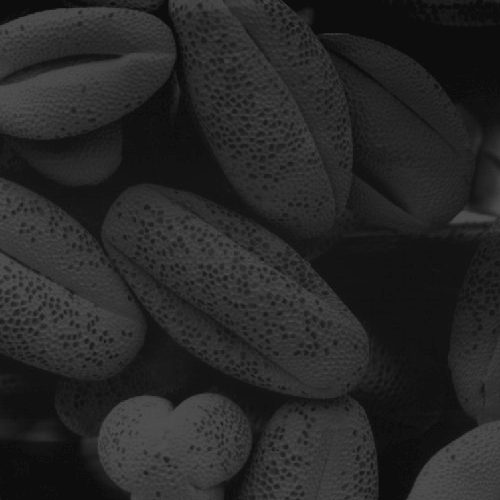
#> input picture a1images/shells.jpg, 500 x 500 px
$ jupyter execute Q05.ipynb
#> lines starting #> are read from the running program, lines starting #| are printed output that depends on the picture
[cell 1]
import cv2 as cv
import numpy as np
import matplotlib.pyplot as plt

img = cv.imread('../a1images/shells.jpg', cv.IMREAD_GRAYSCALE)
#> img is the input picture: shape (500, 500); min 13, max 83, mean 38.7
fig, axes = plt.subplots(1, 3, figsize=(15, 5))

hist, bins = np.histogram(img.ravel(), 256, [0, 256])
#> hist = 256 values, max 17718 at index 13, min 0 at index 0, mean 976.6; bins = 257 values from 0 to 256
cdf = hist.cumsum()
#> cdf = 256 values from 0 to 250000
cdf_normalized = cdf * hist.max() / cdf.max()
#> cdf_normalized = 256 values from 0 to 17718
axes[0].hist(img.flatten(), 256, [0, 256], color='r')
axes[0].set_xlim([0, 256])
axes[0].set_title('Histogram of the Original Image')

equ = cv.equalizeHist(img)
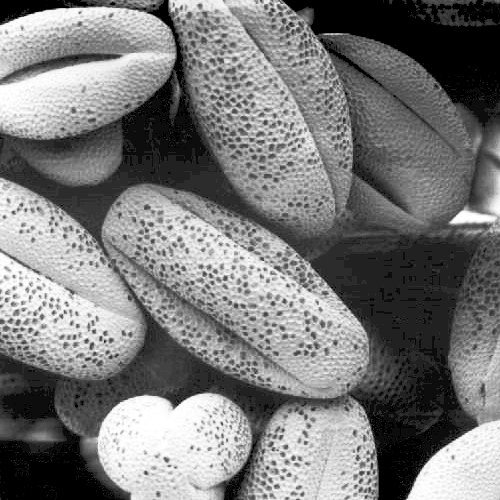
#> equ: shape (500, 500); min 0, max 255, mean 121.5
hist, bins = np.histogram(equ.ravel(), 256, [0, 256])
#> hist = 256 values, max 17814 at index 0, min 0 at index 2, mean 976.6
cdf = hist.cumsum()
#> cdf = 256 values from 17814 to 250000
cdf_normalized = cdf * hist.max() / cdf.max()
#> cdf_normalized = 256 values from 1269.4 to 17814
axes[1].hist(equ.flatten(), 256, [0, 256], color='b')
axes[1].set_xlim([0, 256])
axes[1].set_title('Histogram of the Equalized Image')

res = np.hstack((img, equ))
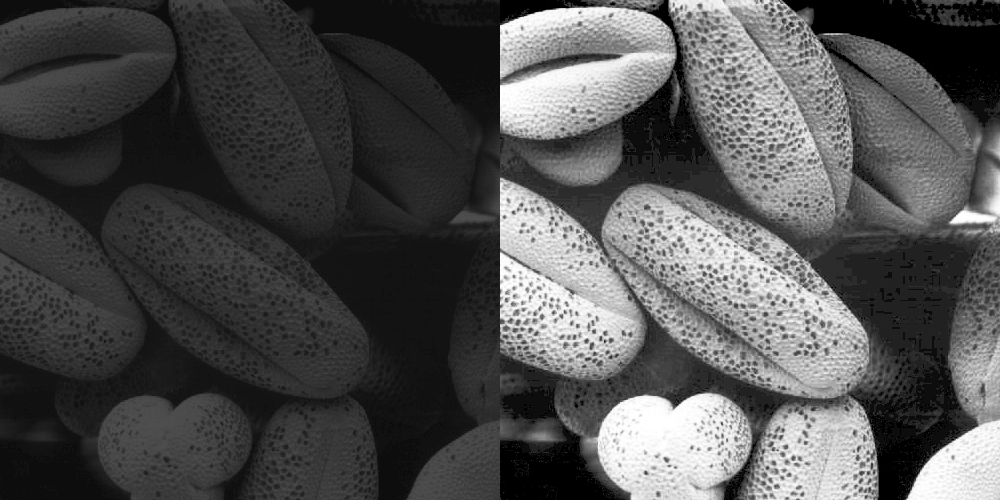
#> res: shape (500, 1000); min 0, max 255, mean 80.1
axes[2].imshow(res, cmap='gray')
axes[2].axis('off')

plt.tight_layout()
plt.show()
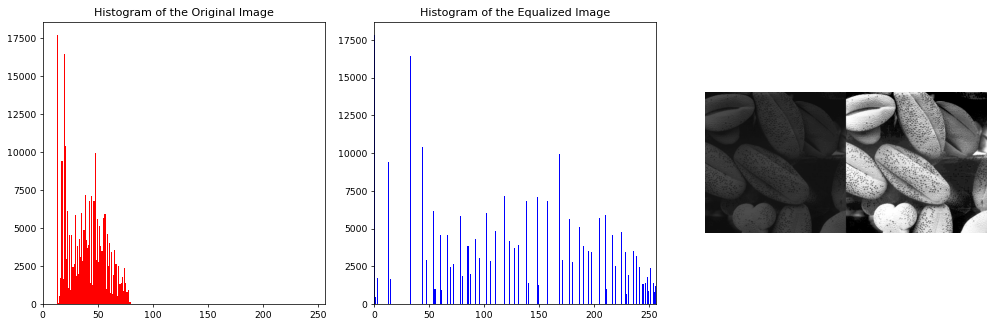
#> figure drawn by matplotlib, 3 panels; panel 1: tallest bar 17718 high, from x = 13 to 14; panel 2: tallest bar 17814 high, from x = 0 to 1

$ run again, with a1images/highlights_and_shadows.jpg copied over a1images/shells.jpg
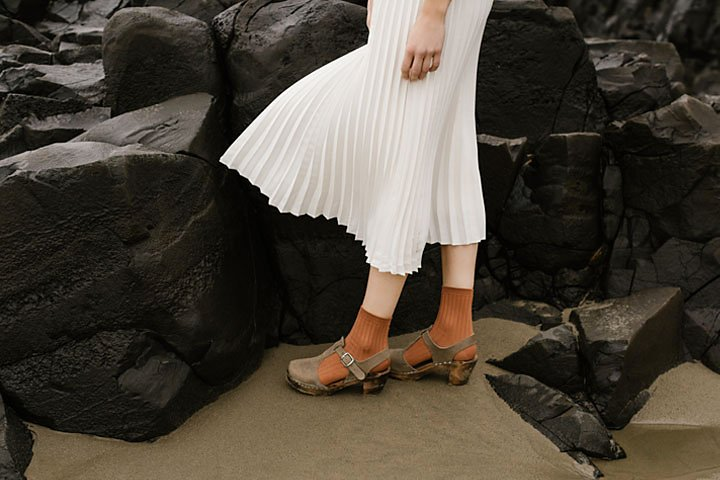
#> input picture a1images/highlights_and_shadows.jpg, 720 x 480 px
#> `hist, bins = np.histogram(img.ravel(), 256, [0, 256])`: hist = 256 values, max 7409 at index 18, min 10 at index 253, mean 1350; bins = 257 values from 0 to 256
#> `cdf = hist.cumsum()`: cdf = 256 values from 1029 to 345600
#> `cdf_normalized = cdf * hist.max() / cdf.max()`: cdf_normalized = 256 values from 22.06 to 7409
#> `equ = cv.equalizeHist(img)`:
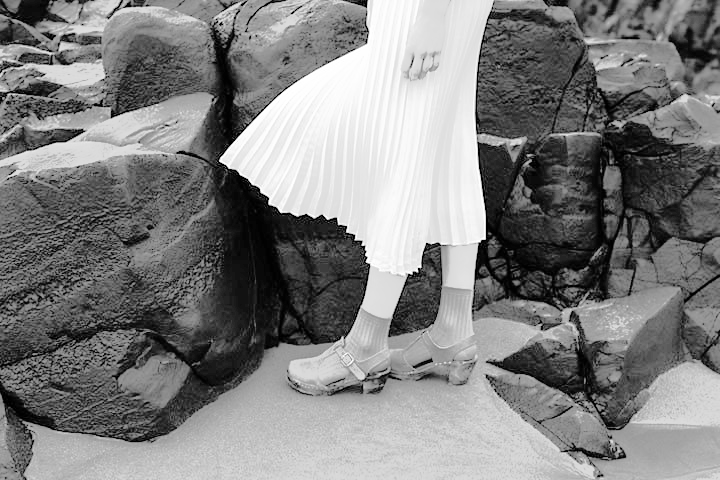
#> equ: shape (480, 720); min 0, max 255, mean 128.4
#> `hist, bins = np.histogram(equ.ravel(), 256, [0, 256])`: hist = 256 values, max 7409 at index 61, min 0 at index 3, mean 1350
#> `cdf = hist.cumsum()`: cdf = 256 values from 1504 to 345600
#> `cdf_normalized = cdf * hist.max() / cdf.max()`: cdf_normalized = 256 values from 32.24 to 7409
#> `plt.show()`:
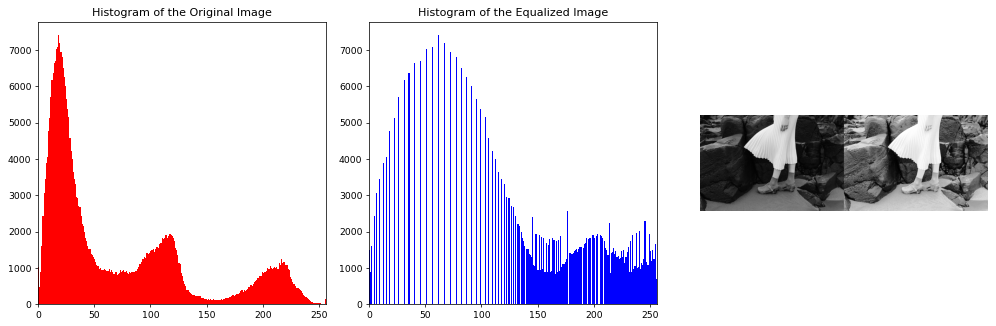
#> figure drawn by matplotlib, 3 panels; panel 1: tallest bar 7409 high, from x = 18 to 19; panel 2: tallest bar 7409 high, from x = 61 to 62
